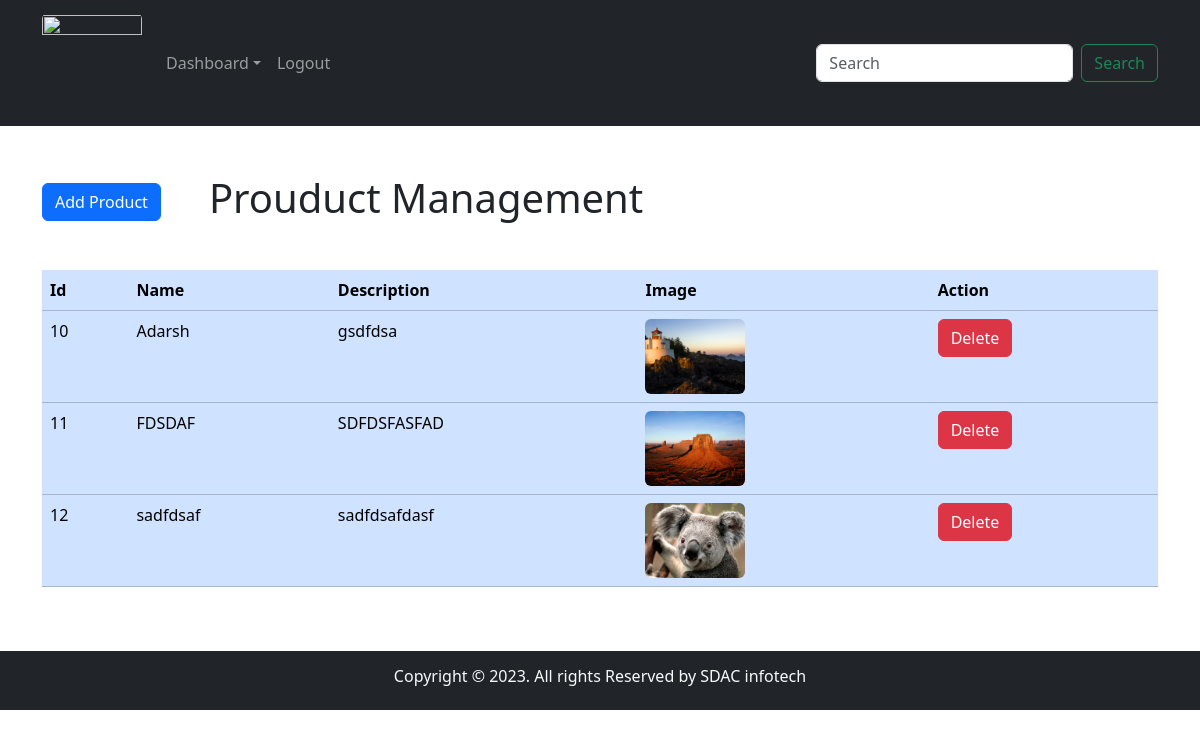
Page /admin/productmanage.php (signed in) on the committed database.
### tables this page shows
CREATE TABLE `products` (
  `id` int(11) NOT NULL,
  `name` varchar(33) NOT NULL,
  `description` varchar(100) NOT NULL,
  `image` varchar(100) NOT NULL
);

### admin/productmanage.php (the view, shortened to what this page needs)
<!doctype html>
<html lang="en">
<head>
  <link href="https://cdn.jsdelivr.net/npm/bootstrap@5.3.2/dist/css/bootstrap.min.css" rel="stylesheet"
>
</head>
<body>
<header>
      <nav class="navbar navbar-expand-md navbar-dark bg-dark">
        <div class="container">
          <a class="navbar-brand" href="dashboard.php"
            ><img
              src="http://www.sdacinfotech.com/logo.png"
              class="img-fluid rounded"
              alt=""
              height="100"
              width="100"
          /></a>
          <div class="collapse navbar-collapse" id="collapsibleNavId">
          <ul class="navbar-nav me-auto mt-2 mt-lg-0">
              <li class="nav-item dropdown">
                <a
                  class="nav-link dropdown-toggle"
                  href="dashboard.php"
                  id="dropdownId"
                  data-bs-toggle="dropdown"
                  aria-haspopup="true"
                  aria-expanded="false"
                  >Dashboard</a
                >
              </li>
              <li class="nav-item">
                <a class="nav-link" href="logout.php">Logout</a>
              </li>
            </ul>
            <form class="d-flex my-2 my-lg-0">
              <input
                class="form-control me-sm-2"
                type="text"
                placeholder="Search"
              />
              <button
                class="btn btn-outline-success my-2 my-sm-0"
                type="submit"
              >
                Search
              </button>
            </form>
          </div>
        </div>
      </nav>
    </header>
  <main>
  <?php
include "connection.php";
$sql = "SELECT * FROM `products`";
$result = mysqli_query($conn,$sql);
if (mysqli_num_rows($result)>0) {
echo "<div class='container my-5'>
<h1 class=' my-5'> <a class='btn btn-primary me-5' href='addproduct.html' >Add Product</a>Prouduct Management</h1>
<div class='table-responsive'>
    <table class='table table-primary'>
        <thead>
            <tr>
                <th scope='col'>Id</th>
                <th scope='col'>Name</th>
                <th scope='col'>Description</th>
                <th scope='col'>Image</th>
                <th scope='col'>Action</th>
            </tr>
        </thead>
        <tbody>
";
while ($rows = mysqli_fetch_assoc($result)) {
    echo "  <tr class=''>
    <td scope='row'>{$rows['id']}</td>
    <td>{$rows['name']}</td>
    <td>{$rows['description']}</td>
    <td><img src='products/{$rows['image']}' class='img-fluid rounded' style='max-width:100px'></td>
    <td>
        <a name='' id='' class='btn btn-danger' href='delete_product.php?id={$rows['id']}' role='button'>Delete</a>
    </td>
</tr>";
}
   echo "
   </tbody>
</table>
</div>
</div>";
} else {
   echo "0 Products Found";
}
?>
  </main>
  <footer class="bg-dark text-light py-3">
      <div class="container">
        <center>
          <h6>Copyright &copy; 2023. All rights Reserved by SDAC infotech</h6>
        </center>
      </div>
    </footer>
</body>
</html>

### rows in the picture
products: id "10", name "Adarsh", description "gsdfdsa", image (picture)
products: id "11", name "FDSDAF", description "SDFDSFASFAD", image (picture)
products: id "12", name "sadfdsaf", description "sadfdsafdasf", image (picture)
